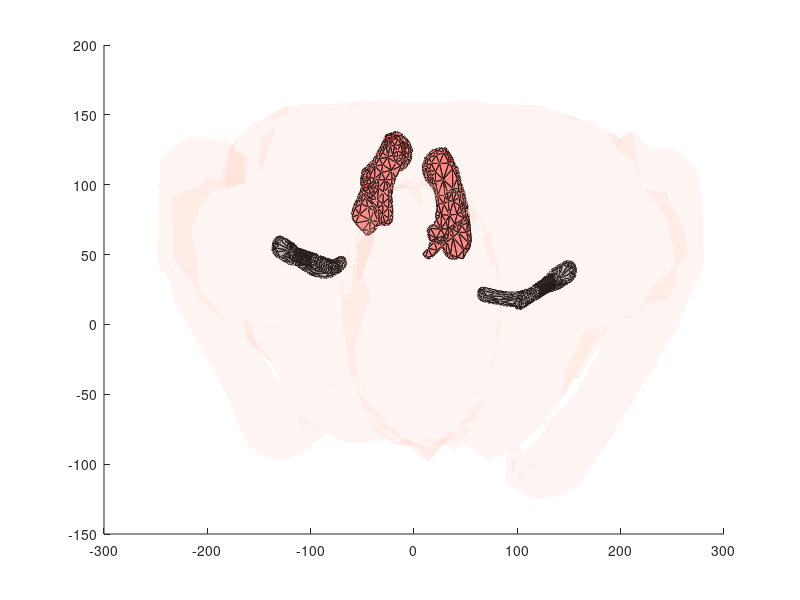

Write the MATLAB code that produced this figure. (Note: this script raises an error after producing the figure.)
clear all; clc; warning off; 
%   Full-body viewer (bones only) for the VHP model of 01/15/2015
%   Implant #1
%
%   Low-Frequency Electromagnetic Modeling for Electrical and Biological
%   Systems Using MATLAB, Sergey N. Makarov, Gregory M. Noetscher, and Ara
%   Nazarian, Wiley, New York, 2015, 1st ed.
%   Find edges (indexes) attached to every triangle (Nx3 array)

count = 0;
scrsz = get(0, 'ScreenSize');
a = figure('Position', [scrsz(4)/10 scrsz(4)/10 scrsz(3)/1.2 scrsz(4)/1.2]);

%%%%%%%%%%%%%%%%%%%%%%%%%%%%%%%%%%%%%%%%%%% 
load('implant_L_left.mat');
PP = P';
tt = t';
Xshape = reshape(PP(1, tt(1:3,:)),[3,size(tt,2)]);
Yshape = reshape(PP(2, tt(1:3,:)),[3,size(tt,2)]);
Zshape = reshape(PP(3, tt(1:3,:)),[3,size(tt,2)]);
patch(Xshape, Yshape, Zshape, [1 0.75 0.65], 'EdgeColor', 'k', 'FaceAlpha', 1.0,'FaceColor', [0.7 0.7 0.7]);
count = count + size(t,1);
%%%%%%%%%%%%%%%%%%%%%%%%%%%%%%%%%%%%%%%%%%%%%
load('implant_L_right');
PP = P';
tt = t';
Xshape = reshape(PP(1, tt(1:3,:)),[3,size(tt,2)]);
Yshape = reshape(PP(2, tt(1:3,:)),[3,size(tt,2)]);
Zshape = reshape(PP(3, tt(1:3,:)),[3,size(tt,2)]);
patch(Xshape, Yshape, Zshape, [1 0.75 0.65], 'EdgeColor', 'k', 'FaceAlpha', 1.0,'FaceColor', [0.7 0.7 0.7]);
count = count + size(t,1);
%%%%%%%%%%%%%%%%%%%%%%%%%%%%%%%%%%%%%%%%%%%%

%%%%%%%%%%%%%%%%%%%%%%%%%%%%%%%%%%%%%%%%%%% 
load('VHP_Calcaneous_left_M.mat');
PP = P';
tt = t';
Xshape = reshape(PP(1, tt(1:3,:)),[3,size(tt,2)]);
Yshape = reshape(PP(2, tt(1:3,:)),[3,size(tt,2)]);
Zshape = reshape(PP(3, tt(1:3,:)),[3,size(tt,2)]);
patch(Xshape, Yshape, Zshape, [1 0.75 0.65], 'EdgeColor', 'k', 'FaceAlpha', 0.5,'FaceColor', [1 0 0]);
count = count + size(t,1);
%%%%%%%%%%%%%%%%%%%%%%%%%%%%%%%%%%%%%%%%%%%%%
load('VHP_Calcaneous_right_M.mat');
PP = P';
tt = t';
Xshape = reshape(PP(1, tt(1:3,:)),[3,size(tt,2)]);
Yshape = reshape(PP(2, tt(1:3,:)),[3,size(tt,2)]);
Zshape = reshape(PP(3, tt(1:3,:)),[3,size(tt,2)]);
patch(Xshape, Yshape, Zshape, [1 0.75 0.65], 'EdgeColor', 'k', 'FaceAlpha', 0.5,'FaceColor', [1 0 0]);
count = count + size(t,1);
%%%%%%%%%%%%%%%%%%%%%%%%%%%%%%%%%%%%%%%%%%%%
load('VHP_Average_body.mat');
PP = P';
tt = t';
Xshape = reshape(PP(1, tt(1:3,:)),[3,size(tt,2)]);
Yshape = reshape(PP(2, tt(1:3,:)),[3,size(tt,2)]);
Zshape = reshape(PP(3, tt(1:3,:)),[3,size(tt,2)]);
patch(Xshape, Yshape, Zshape, [1 0.75 0.65], 'EdgeColor', 'none', 'FaceAlpha', 0.15,'FaceColor', [1 0.75 0.65]);
count = count + size(t,1);
%%%%%%%%%%%%%%%%%%%%%%%%%%%%%%%%%%%%%%%%%%%%%
load('VHP_Feet1Phalange_left_M.mat');
PP = P';
tt = t';
Xshape = reshape(PP(1, tt(1:3,:)),[3,size(tt,2)]);
Yshape = reshape(PP(2, tt(1:3,:)),[3,size(tt,2)]);
Zshape = reshape(PP(3, tt(1:3,:)),[3,size(tt,2)]);
patch(Xshape, Yshape, Zshape, [1 0.75 0.65], 'EdgeColor', 'k', 'FaceAlpha', 1,'FaceColor', [0.87 0.49 0]);
count = count + size(t,1);
%%%%%%%%%%%%%%%%%%%%%%%%%%%%%%%%%%%%%%%%%%%%%
load('VHP_Feet2Phalange_left_M.mat');
PP = P';
tt = t';
Xshape = reshape(PP(1, tt(1:3,:)),[3,size(tt,2)]);
Yshape = reshape(PP(2, tt(1:3,:)),[3,size(tt,2)]);
Zshape = reshape(PP(3, tt(1:3,:)),[3,size(tt,2)]);
patch(Xshape, Yshape, Zshape, [1 0.75 0.65], 'EdgeColor', 'k', 'FaceAlpha', 1,'FaceColor', [0.87 0.49 0]);
count = count + size(t,1);
%%%%%%%%%%%%%%%%%%%%%%%%%%%%%%%%%%%%%%%%%%%%%
load('VHP_Feet3Phalange_left_M.mat');
PP = P';
tt = t';
Xshape = reshape(PP(1, tt(1:3,:)),[3,size(tt,2)]);
Yshape = reshape(PP(2, tt(1:3,:)),[3,size(tt,2)]);
Zshape = reshape(PP(3, tt(1:3,:)),[3,size(tt,2)]);
patch(Xshape, Yshape, Zshape, [1 0.75 0.65], 'EdgeColor', 'k', 'FaceAlpha', 1,'FaceColor', [0.87 0.49 0]);
count = count + size(t,1);
%%%%%%%%%%%%%%%%%%%%%%%%%%%%%%%%%%%%%%%%%%%%%
load('VHP_Feet4Phalange_left_M.mat');
PP = P';
tt = t';
Xshape = reshape(PP(1, tt(1:3,:)),[3,size(tt,2)]);
Yshape = reshape(PP(2, tt(1:3,:)),[3,size(tt,2)]);
Zshape = reshape(PP(3, tt(1:3,:)),[3,size(tt,2)]);
patch(Xshape, Yshape, Zshape, [1 0.75 0.65], 'EdgeColor', 'k', 'FaceAlpha', 1,'FaceColor', [0.87 0.49 0]);
count = count + size(t,1);
%%%%%%%%%%%%%%%%%%%%%%%%%%%%%%%%%%%%%%%%%%%%%
load('VHP_Feet5Phalange_left_M.mat');
PP = P';
tt = t';
Xshape = reshape(PP(1, tt(1:3,:)),[3,size(tt,2)]);
Yshape = reshape(PP(2, tt(1:3,:)),[3,size(tt,2)]);
Zshape = reshape(PP(3, tt(1:3,:)),[3,size(tt,2)]);
patch(Xshape, Yshape, Zshape, [1 0.75 0.65], 'EdgeColor', 'k', 'FaceAlpha', 1,'FaceColor', [0.87 0.49 0]);
count = count + size(t,1);
%%%%%%%%%%%%%%%%%%%%%%%%%%%%%%%%%%%%%%%%%%%%%
load('VHP_Feet1Phalange_right_M.mat');
PP = P';
tt = t';
Xshape = reshape(PP(1, tt(1:3,:)),[3,size(tt,2)]);
Yshape = reshape(PP(2, tt(1:3,:)),[3,size(tt,2)]);
Zshape = reshape(PP(3, tt(1:3,:)),[3,size(tt,2)]);
patch(Xshape, Yshape, Zshape, [1 0.75 0.65], 'EdgeColor', 'k', 'FaceAlpha', 1,'FaceColor', [0.87 0.49 0]);
count = count + size(t,1);
%%%%%%%%%%%%%%%%%%%%%%%%%%%%%%%%%%%%%%%%%%%%%
load('VHP_Feet2Phalange_right_M.mat');
PP = P';
tt = t';
Xshape = reshape(PP(1, tt(1:3,:)),[3,size(tt,2)]);
Yshape = reshape(PP(2, tt(1:3,:)),[3,size(tt,2)]);
Zshape = reshape(PP(3, tt(1:3,:)),[3,size(tt,2)]);
patch(Xshape, Yshape, Zshape, [1 0.75 0.65], 'EdgeColor', 'k', 'FaceAlpha', 1,'FaceColor', [0.87 0.49 0]);
count = count + size(t,1);
%%%%%%%%%%%%%%%%%%%%%%%%%%%%%%%%%%%%%%%%%%%%%
load('VHP_Feet3Phalange_right_M.mat');
PP = P';
tt = t';
Xshape = reshape(PP(1, tt(1:3,:)),[3,size(tt,2)]);
Yshape = reshape(PP(2, tt(1:3,:)),[3,size(tt,2)]);
Zshape = reshape(PP(3, tt(1:3,:)),[3,size(tt,2)]);
patch(Xshape, Yshape, Zshape, [1 0.75 0.65], 'EdgeColor', 'k', 'FaceAlpha', 1,'FaceColor', [0.87 0.49 0]);
count = count + size(t,1);
%%%%%%%%%%%%%%%%%%%%%%%%%%%%%%%%%%%%%%%%%%%%%
load('VHP_Feet4Phalange_right_M.mat');
PP = P';
tt = t';
Xshape = reshape(PP(1, tt(1:3,:)),[3,size(tt,2)]);
Yshape = reshape(PP(2, tt(1:3,:)),[3,size(tt,2)]);
Zshape = reshape(PP(3, tt(1:3,:)),[3,size(tt,2)]);
patch(Xshape, Yshape, Zshape, [1 0.75 0.65], 'EdgeColor', 'k', 'FaceAlpha', 1,'FaceColor', [0.87 0.49 0]);
count = count + size(t,1);
%%%%%%%%%%%%%%%%%%%%%%%%%%%%%%%%%%%%%%%%%%%%%
load('VHP_Feet5Phalange_right_M.mat');
PP = P';
tt = t';
Xshape = reshape(PP(1, tt(1:3,:)),[3,size(tt,2)]);
Yshape = reshape(PP(2, tt(1:3,:)),[3,size(tt,2)]);
Zshape = reshape(PP(3, tt(1:3,:)),[3,size(tt,2)]);
patch(Xshape, Yshape, Zshape, [1 0.75 0.65], 'EdgeColor', 'k', 'FaceAlpha', 1,'FaceColor', [0.87 0.49 0]);
count = count + size(t,1);
%%%%%%%%%%%%%%%%%%%%%%%%%%%%%%%%%%%%%%%%%%%%%%%%
load('VHP_Femur_left_M.mat');
PP = P';
tt = t';
Xshape = reshape(PP(1, tt(1:3,:)),[3,size(tt,2)]);
Yshape = reshape(PP(2, tt(1:3,:)),[3,size(tt,2)]);
Zshape = reshape(PP(3, tt(1:3,:)),[3,size(tt,2)]);
patch(Xshape, Yshape, Zshape, [1 0.75 0.65], 'EdgeColor', 'none', 'FaceAlpha', 0.2,'FaceColor', [1 0 0]);
count = count + size(t,1);
%%%%%%%%%%%%%%%%%%%%%%%%%%%%%%%%%%%%%%%%%%%%%%%%
load('VHP_Femur_right_M.mat');
PP = P';
tt = t';
Xshape = reshape(PP(1, tt(1:3,:)),[3,size(tt,2)]);
Yshape = reshape(PP(2, tt(1:3,:)),[3,size(tt,2)]);
Zshape = reshape(PP(3, tt(1:3,:)),[3,size(tt,2)]);
patch(Xshape, Yshape, Zshape, [1 0.75 0.65], 'EdgeColor', 'none', 'FaceAlpha', 0.2,'FaceColor', [1 0 0]);
count = count + size(t,1);
%%%%%%%%%%%%%%%%%%%%%%%%%%%%%%%%%%%%%%
load('VHP_Fibula_left_M.mat');
PP = P';
tt = t';
Xshape = reshape(PP(1, tt(1:3,:)),[3,size(tt,2)]);
Yshape = reshape(PP(2, tt(1:3,:)),[3,size(tt,2)]);
Zshape = reshape(PP(3, tt(1:3,:)),[3,size(tt,2)]);
patch(Xshape, Yshape, Zshape, [1 0.75 0.65], 'EdgeColor', 'k', 'FaceAlpha', 1,'FaceColor', [1 0 0]);
count = count + size(t,1);
%%%%%%%%%%%%%%%%%%%%%%%%%%%%%%%%%%%%%%%%%
load('VHP_Fibula_right_M.mat');
PP = P';
tt = t';
Xshape = reshape(PP(1, tt(1:3,:)),[3,size(tt,2)]);
Yshape = reshape(PP(2, tt(1:3,:)),[3,size(tt,2)]);
Zshape = reshape(PP(3, tt(1:3,:)),[3,size(tt,2)]);
patch(Xshape, Yshape, Zshape, [1 0.75 0.65], 'EdgeColor', 'k', 'FaceAlpha', 1,'FaceColor', [1 0 0]);
count = count + size(t,1);
%%%%%%%%%%%%%%%%%%%%%%%%%%%%%%%%%%%%%%%%%%%%%
load('VHP_Hands1Phalange_left_M.mat');
PP = P';
tt = t';
Xshape = reshape(PP(1, tt(1:3,:)),[3,size(tt,2)]);
Yshape = reshape(PP(2, tt(1:3,:)),[3,size(tt,2)]);
Zshape = reshape(PP(3, tt(1:3,:)),[3,size(tt,2)]);
patch(Xshape, Yshape, Zshape, [1 0.75 0.65], 'EdgeColor', 'k', 'FaceAlpha', 1,'FaceColor', [0.87 0.49 0]);
count = count + size(t,1);
%%%%%%%%%%%%%%%%%%%%%%%%%%%%%%%%%%%%%%%%%%%%%
load('VHP_Hands2Phalange_left_M.mat');
PP = P';
tt = t';
Xshape = reshape(PP(1, tt(1:3,:)),[3,size(tt,2)]);
Yshape = reshape(PP(2, tt(1:3,:)),[3,size(tt,2)]);
Zshape = reshape(PP(3, tt(1:3,:)),[3,size(tt,2)]);
patch(Xshape, Yshape, Zshape, [1 0.75 0.65], 'EdgeColor', 'k', 'FaceAlpha', 1,'FaceColor', [0.87 0.49 0]);
count = count + size(t,1);
%%%%%%%%%%%%%%%%%%%%%%%%%%%%%%%%%%%%%%%%%%%%%
load('VHP_Hands3Phalange_left_M.mat');
PP = P';
tt = t';
Xshape = reshape(PP(1, tt(1:3,:)),[3,size(tt,2)]);
Yshape = reshape(PP(2, tt(1:3,:)),[3,size(tt,2)]);
Zshape = reshape(PP(3, tt(1:3,:)),[3,size(tt,2)]);
patch(Xshape, Yshape, Zshape, [1 0.75 0.65], 'EdgeColor', 'k', 'FaceAlpha', 1,'FaceColor', [0.87 0.49 0]);
count = count + size(t,1);
%%%%%%%%%%%%%%%%%%%%%%%%%%%%%%%%%%%%%%%%%%%%%
load('VHP_Hands4Phalange_left_M.mat');
PP = P';
tt = t';
Xshape = reshape(PP(1, tt(1:3,:)),[3,size(tt,2)]);
Yshape = reshape(PP(2, tt(1:3,:)),[3,size(tt,2)]);
Zshape = reshape(PP(3, tt(1:3,:)),[3,size(tt,2)]);
patch(Xshape, Yshape, Zshape, [1 0.75 0.65], 'EdgeColor', 'k', 'FaceAlpha', 1,'FaceColor', [0.87 0.49 0]);
count = count + size(t,1);
%%%%%%%%%%%%%%%%%%%%%%%%%%%%%%%%%%%%%%%%%%%%%
load('VHP_Hands5Phalange_left_M.mat');
PP = P';
tt = t';
Xshape = reshape(PP(1, tt(1:3,:)),[3,size(tt,2)]);
Yshape = reshape(PP(2, tt(1:3,:)),[3,size(tt,2)]);
Zshape = reshape(PP(3, tt(1:3,:)),[3,size(tt,2)]);
patch(Xshape, Yshape, Zshape, [1 0.75 0.65], 'EdgeColor', 'k', 'FaceAlpha', 1,'FaceColor', [0.87 0.49 0]);
count = count + size(t,1);
%%%%%%%%%%%%%%%%%%%%%%%%%%%%%%%%%%%%%%%%%%%%%
load('VHP_Hands1Phalange_right_M.mat');
PP = P';
tt = t';
Xshape = reshape(PP(1, tt(1:3,:)),[3,size(tt,2)]);
Yshape = reshape(PP(2, tt(1:3,:)),[3,size(tt,2)]);
Zshape = reshape(PP(3, tt(1:3,:)),[3,size(tt,2)]);
patch(Xshape, Yshape, Zshape, [1 0.75 0.65], 'EdgeColor', 'k', 'FaceAlpha', 1,'FaceColor', [0.87 0.49 0]);
count = count + size(t,1);
%%%%%%%%%%%%%%%%%%%%%%%%%%%%%%%%%%%%%%%%%%%%%
load('VHP_Hands2Phalange_right_M.mat');
PP = P';
tt = t';
Xshape = reshape(PP(1, tt(1:3,:)),[3,size(tt,2)]);
Yshape = reshape(PP(2, tt(1:3,:)),[3,size(tt,2)]);
Zshape = reshape(PP(3, tt(1:3,:)),[3,size(tt,2)]);
patch(Xshape, Yshape, Zshape, [1 0.75 0.65], 'EdgeColor', 'k', 'FaceAlpha', 1,'FaceColor', [0.87 0.49 0]);
count = count + size(t,1);
%%%%%%%%%%%%%%%%%%%%%%%%%%%%%%%%%%%%%%%%%%%%%
load('VHP_Hands3Phalange_right_M.mat');
PP = P';
tt = t';
Xshape = reshape(PP(1, tt(1:3,:)),[3,size(tt,2)]);
Yshape = reshape(PP(2, tt(1:3,:)),[3,size(tt,2)]);
Zshape = reshape(PP(3, tt(1:3,:)),[3,size(tt,2)]);
patch(Xshape, Yshape, Zshape, [1 0.75 0.65], 'EdgeColor', 'k', 'FaceAlpha', 1,'FaceColor', [0.87 0.49 0]);
count = count + size(t,1);
%%%%%%%%%%%%%%%%%%%%%%%%%%%%%%%%%%%%%%%%%%%%%
load('VHP_Hands4Phalange_right_M.mat');
PP = P';
tt = t';
Xshape = reshape(PP(1, tt(1:3,:)),[3,size(tt,2)]);
Yshape = reshape(PP(2, tt(1:3,:)),[3,size(tt,2)]);
Zshape = reshape(PP(3, tt(1:3,:)),[3,size(tt,2)]);
patch(Xshape, Yshape, Zshape, [1 0.75 0.65], 'EdgeColor', 'k', 'FaceAlpha', 1,'FaceColor', [0.87 0.49 0]);
count = count + size(t,1);
%%%%%%%%%%%%%%%%%%%%%%%%%%%%%%%%%%%%%%%%%%%%%
load('VHP_Hands5Phalange_right_M.mat');
PP = P';
tt = t';
Xshape = reshape(PP(1, tt(1:3,:)),[3,size(tt,2)]);
Yshape = reshape(PP(2, tt(1:3,:)),[3,size(tt,2)]);
Zshape = reshape(PP(3, tt(1:3,:)),[3,size(tt,2)]);
patch(Xshape, Yshape, Zshape, [1 0.75 0.65], 'EdgeColor', 'k', 'FaceAlpha', 1,'FaceColor', [0.87 0.49 0]);
count = count + size(t,1);
%%%%%%%%%%%%%%%%%%%%%%%%%%%%%%%%%%%%%%%%%%%%%%%%
load('VHP_Humerus_left_M.mat');
PP = P';
tt = t';
Xshape = reshape(PP(1, tt(1:3,:)),[3,size(tt,2)]);
Yshape = reshape(PP(2, tt(1:3,:)),[3,size(tt,2)]);
Zshape = reshape(PP(3, tt(1:3,:)),[3,size(tt,2)]);
patch(Xshape, Yshape, Zshape, [1 0.75 0.65], 'EdgeColor', 'k', 'FaceAlpha', 1,'FaceColor', [1 0 0]);
count = count + size(t,1);
%%%%%%%%%%%%%%%%%%%%%%%%%%%%%%%%%%%%%%%%%%%%%%%%
load('VHP_Humerus_right_M.mat');
PP = P';
tt = t';
Xshape = reshape(PP(1, tt(1:3,:)),[3,size(tt,2)]);
Yshape = reshape(PP(2, tt(1:3,:)),[3,size(tt,2)]);
Zshape = reshape(PP(3, tt(1:3,:)),[3,size(tt,2)]);
patch(Xshape, Yshape, Zshape, [1 0.75 0.65], 'EdgeColor', 'k', 'FaceAlpha', 1,'FaceColor', [1 0 0]);
count = count + size(t,1);
%%%%%%%%%%%%%%%%%%%%%%%%%%%%%%%%%%%%%%%%%%%%%%%%
load('VHP_Jaw_M.mat');
PP = P';
tt = t';
Xshape = reshape(PP(1, tt(1:3,:)),[3,size(tt,2)]);
Yshape = reshape(PP(2, tt(1:3,:)),[3,size(tt,2)]);
Zshape = reshape(PP(3, tt(1:3,:)),[3,size(tt,2)]);
patch(Xshape, Yshape, Zshape, [1 0.75 0.65], 'EdgeColor', 'k', 'FaceAlpha', 1,'FaceColor', [0.87 0.49 0]);
count = count + size(t,1);
%%%%%%%%%%%%%%%%%%%%%%%%%%%%%%%%%%%%%%%%%%%%%%%% 
load('VHP_Navicular_left_M.mat');
PP = P';
tt = t';
Xshape = reshape(PP(1, tt(1:3,:)),[3,size(tt,2)]);
Yshape = reshape(PP(2, tt(1:3,:)),[3,size(tt,2)]);
Zshape = reshape(PP(3, tt(1:3,:)),[3,size(tt,2)]);
patch(Xshape, Yshape, Zshape, [1 0.75 0.65], 'EdgeColor', 'k', 'FaceAlpha', 1.0,'FaceColor', [0.87 0.49 0]);
count = count + size(t,1);
%%%%%%%%%%%%%%%%%%%%%%%%%%%%%%%%%%%%%%%%%%%%%%%%
load('VHP_Navicular_right_M.mat');
PP = P';
tt = t';
Xshape = reshape(PP(1, tt(1:3,:)),[3,size(tt,2)]);
Yshape = reshape(PP(2, tt(1:3,:)),[3,size(tt,2)]);
Zshape = reshape(PP(3, tt(1:3,:)),[3,size(tt,2)]);
patch(Xshape, Yshape, Zshape, [1 0.75 0.65], 'EdgeColor', 'k', 'FaceAlpha', 1.0,'FaceColor', [0.87 0.49 0]);
count = count + size(t,1);
%%%%%%%%%%%%%%%%%%%%%%%%%%%%%%%%%%
load('VHP_Patella_left_M.mat');
PP = P';
tt = t';
Xshape = reshape(PP(1, tt(1:3,:)),[3,size(tt,2)]);
Yshape = reshape(PP(2, tt(1:3,:)),[3,size(tt,2)]);
Zshape = reshape(PP(3, tt(1:3,:)),[3,size(tt,2)]);
patch(Xshape, Yshape, Zshape, [1 0.75 0.65], 'EdgeColor', 'k', 'FaceAlpha', 1,'FaceColor', [0.87 0.49 0]);
count = count + size(t,1);
%%%%%%%%%%%%%%%%%%%%%%%%%%%%%%%%%%%
load('VHP_Patella_right_M.mat');
PP = P';
tt = t';
Xshape = reshape(PP(1, tt(1:3,:)),[3,size(tt,2)]);
Yshape = reshape(PP(2, tt(1:3,:)),[3,size(tt,2)]);
Zshape = reshape(PP(3, tt(1:3,:)),[3,size(tt,2)]);
patch(Xshape, Yshape, Zshape, [1 0.75 0.65], 'EdgeColor', 'k', 'FaceAlpha', 1,'FaceColor', [0.87 0.49 0]);
count = count + size(t,1);
%%%%%%%%%%%%%%%%%%%%%%%%%%%%%%%%%%%%%%%%%%%%%%%%
load('VHP_Pelvic_Girdle_M.mat');   % for pelvic girdle
PP = P';
tt = t';
Xshape = reshape(PP(1, tt(1:3,:)),[3,size(tt,2)]);
Yshape = reshape(PP(2, tt(1:3,:)),[3,size(tt,2)]);
Zshape = reshape(PP(3, tt(1:3,:)),[3,size(tt,2)]);
patch(Xshape, Yshape, Zshape, [1 0.75 0.65], 'EdgeColor', 'k', 'FaceAlpha', 0.8,'FaceColor', [1 0 0]);
count = count + size(t,1);
%%%%%%%%%%%%%%%%%%%%%%%%%%%%%%%%%%%%%%%%%%%%%%%%
load('VHP_Ribs_left11_M.mat');
PP = P';
tt = t';
Xshape = reshape(PP(1, tt(1:3,:)),[3,size(tt,2)]);
Yshape = reshape(PP(2, tt(1:3,:)),[3,size(tt,2)]);
Zshape = reshape(PP(3, tt(1:3,:)),[3,size(tt,2)]);
patch(Xshape, Yshape, Zshape, [1 0.75 0.65], 'EdgeColor', 'k', 'FaceAlpha', 1,'FaceColor', [0.87 0.49 0]);
count = count + size(t,1);
%%%%%%%%%%%%%%%%%%%%%%%%%%%%%%%%%%%%%%%%%%%%%%%%
load('VHP_Ribs_left12_M.mat');
PP = P';
tt = t';
Xshape = reshape(PP(1, tt(1:3,:)),[3,size(tt,2)]);
Yshape = reshape(PP(2, tt(1:3,:)),[3,size(tt,2)]);
Zshape = reshape(PP(3, tt(1:3,:)),[3,size(tt,2)]);
patch(Xshape, Yshape, Zshape, [1 0.75 0.65], 'EdgeColor', 'k', 'FaceAlpha', 1,'FaceColor', [0.87 0.49 0]);
count = count + size(t,1);
%%%%%%%%%%%%%%%%%%%%%%%%%%%%%%%%%%%%%%%%%%%%%%%%
load('VHP_Ribs_right10_M.mat');
PP = P';
tt = t';
Xshape = reshape(PP(1, tt(1:3,:)),[3,size(tt,2)]);
Yshape = reshape(PP(2, tt(1:3,:)),[3,size(tt,2)]);
Zshape = reshape(PP(3, tt(1:3,:)),[3,size(tt,2)]);
patch(Xshape, Yshape, Zshape, [1 0.75 0.65], 'EdgeColor', 'k', 'FaceAlpha', 1,'FaceColor', [0.87 0.49 0]);
count = count + size(t,1);
%%%%%%%%%%%%%%%%%%%%%%%%%%%%%%%%%%%%%%%%%%%%%%%%
load('VHP_Ribs_right11_M.mat');
PP = P';
tt = t';
Xshape = reshape(PP(1, tt(1:3,:)),[3,size(tt,2)]);
Yshape = reshape(PP(2, tt(1:3,:)),[3,size(tt,2)]);
Zshape = reshape(PP(3, tt(1:3,:)),[3,size(tt,2)]);
patch(Xshape, Yshape, Zshape, [1 0.75 0.65], 'EdgeColor', 'k', 'FaceAlpha', 1,'FaceColor', [0.87 0.49 0]);
count = count + size(t,1);
%%%%%%%%%%%%%%%%%%%%%%%%%%%%%%%%%%%%%%%%%%%%%%%%
load('VHP_Ribs_right12_M.mat');
PP = P';
tt = t';
Xshape = reshape(PP(1, tt(1:3,:)),[3,size(tt,2)]);
Yshape = reshape(PP(2, tt(1:3,:)),[3,size(tt,2)]);
Zshape = reshape(PP(3, tt(1:3,:)),[3,size(tt,2)]);
patch(Xshape, Yshape, Zshape, [1 0.75 0.65], 'EdgeColor', 'k', 'FaceAlpha', 1,'FaceColor', [0.87 0.49 0]);
count = count + size(t,1);
%%%%%%%%%%%%%%%%%%%%%%%%%%%%%%%%%%%%%%%%%%%%%%%%
load('VHP_Ribs_Cartilage_M.mat');
PP = P';
tt = t';
Xshape = reshape(PP(1, tt(1:3,:)),[3,size(tt,2)]);
Yshape = reshape(PP(2, tt(1:3,:)),[3,size(tt,2)]);
Zshape = reshape(PP(3, tt(1:3,:)),[3,size(tt,2)]);
patch(Xshape, Yshape, Zshape, [1 0.75 0.65], 'EdgeColor', 'k', 'FaceAlpha', 1,'FaceColor', [0.87 0.49 0]);
count = count + size(t,1);
%%%%%%%%%%%%%%%%%%%%%%%%%%%%%%%%%%%%%%%%%%%%%%%%
load('VHP_Scapula_left_M.mat');
PP = P';
tt = t';
Xshape = reshape(PP(1, tt(1:3,:)),[3,size(tt,2)]);
Yshape = reshape(PP(2, tt(1:3,:)),[3,size(tt,2)]);
Zshape = reshape(PP(3, tt(1:3,:)),[3,size(tt,2)]);
patch(Xshape, Yshape, Zshape, [1 0.75 0.65], 'EdgeColor', 'k', 'FaceAlpha', 1,'FaceColor', [1 0 0]);
count = count + size(t,1);
%%%%%%%%%%%%%%%%%%%%%%%%%%%%%%%%%%%%%%%%%%%%%%%%
load('VHP_Scapula_right_M.mat');
PP = P';
tt = t';
Xshape = reshape(PP(1, tt(1:3,:)),[3,size(tt,2)]);
Yshape = reshape(PP(2, tt(1:3,:)),[3,size(tt,2)]);
Zshape = reshape(PP(3, tt(1:3,:)),[3,size(tt,2)]);
patch(Xshape, Yshape, Zshape, [1 0.75 0.65], 'EdgeColor', 'k', 'FaceAlpha', 1,'FaceColor', [1 0 0]);
count = count + size(t,1);
%%%%%%%%%%%%%%%%%%%%%%%%%%%%%%%%%%%%%%%%%%%%%%%
load('VHP_Skin.mat');
PP = P';
tt = t';
Xshape = reshape(PP(1, tt(1:3,:)),[3,size(tt,2)]);
Yshape = reshape(PP(2, tt(1:3,:)),[3,size(tt,2)]);
Zshape = reshape(PP(3, tt(1:3,:)),[3,size(tt,2)]);
patch(Xshape, Yshape, Zshape, [1 0.75 0.65], 'EdgeColor', 'none', 'FaceAlpha', 0.15,'FaceColor', [1 0.75 0.65]);
count = count + size(t,1);
%%%%%%%%%%%%%%%%%%%%%%%%%%%%%%%%%%%%%%%%%%%%%
load('VHP_Skull.mat');
PP = P';
tt = t';
Xshape = reshape(PP(1, tt(1:3,:)),[3,size(tt,2)]);
Yshape = reshape(PP(2, tt(1:3,:)),[3,size(tt,2)]);
Zshape = reshape(PP(3, tt(1:3,:)),[3,size(tt,2)]);
patch(Xshape, Yshape, Zshape, [1 0.75 0.65], 'EdgeColor', 'k', 'FaceAlpha', 1.0,'FaceColor', 'r');
count = count + size(t,1);
%%%%%%%%%%%%%%%%%%%%%%%%%%%%%%%%%%%%%%%%%%%%%%%%
load('VHP_Spine_M.mat');
PP = P';
tt = t';
Xshape = reshape(PP(1, tt(1:3,:)),[3,size(tt,2)]);
Yshape = reshape(PP(2, tt(1:3,:)),[3,size(tt,2)]);
Zshape = reshape(PP(3, tt(1:3,:)),[3,size(tt,2)]);
patch(Xshape, Yshape, Zshape, [1 0.75 0.65], 'EdgeColor', 'k', 'FaceAlpha', 1,'FaceColor', [1 0 0]);
count = count + size(t,1);
%%%%%%%%%%%%%%%%%%%%%%%%%%%%%%%%%%%%%%%%%%%%%%%% 
load('VHP_Talus_left_M.mat');
PP = P';
tt = t';
Xshape = reshape(PP(1, tt(1:3,:)),[3,size(tt,2)]);
Yshape = reshape(PP(2, tt(1:3,:)),[3,size(tt,2)]);
Zshape = reshape(PP(3, tt(1:3,:)),[3,size(tt,2)]);
patch(Xshape, Yshape, Zshape, [1 0.75 0.65], 'EdgeColor', 'k', 'FaceAlpha', 1,'FaceColor', [0.87 0.49 0]);
count = count + size(t,1);
%%%%%%%%%%%%%%%%%%%%%%%%%%%%%%%%%%%%%%%%%%%%%%%%
load('VHP_Talus_right_M.mat');
PP = P';
tt = t';
Xshape = reshape(PP(1, tt(1:3,:)),[3,size(tt,2)]);
Yshape = reshape(PP(2, tt(1:3,:)),[3,size(tt,2)]);
Zshape = reshape(PP(3, tt(1:3,:)),[3,size(tt,2)]);
patch(Xshape, Yshape, Zshape, [1 0.75 0.65], 'EdgeColor', 'k', 'FaceAlpha', 1,'FaceColor', [0.87 0.49 0]);
count = count + size(t,1);
%%%%%%%%%%%%%%%%%%%%%%%%%%%%%%%%%%%%%%%%%%%%%%%%
load('VHP_Teeth_lower17_M.mat');
PP = P';
tt = t';
Xshape = reshape(PP(1, tt(1:3,:)),[3,size(tt,2)]);
Yshape = reshape(PP(2, tt(1:3,:)),[3,size(tt,2)]);
Zshape = reshape(PP(3, tt(1:3,:)),[3,size(tt,2)]);
patch(Xshape, Yshape, Zshape, [1 0.75 0.65], 'EdgeColor', 'k', 'FaceAlpha', 1,'FaceColor', [1 0 0]);
count = count + size(t,1);
%%%%%%%%%%%%%%%%%%%%%%%%%%%%%%%%%%%%%%%%%%%%%%%%
load('VHP_Teeth_lower18_M.mat');
PP = P';
tt = t';
Xshape = reshape(PP(1, tt(1:3,:)),[3,size(tt,2)]);
Yshape = reshape(PP(2, tt(1:3,:)),[3,size(tt,2)]);
Zshape = reshape(PP(3, tt(1:3,:)),[3,size(tt,2)]);
patch(Xshape, Yshape, Zshape, [1 0.75 0.65], 'EdgeColor', 'k', 'FaceAlpha', 1,'FaceColor', [1 0 0]);
count = count + size(t,1);
%%%%%%%%%%%%%%%%%%%%%%%%%%%%%%%%%%%%%%%%%%%%%%%%
load('VHP_Teeth_lower19_M.mat');
PP = P';
tt = t';
Xshape = reshape(PP(1, tt(1:3,:)),[3,size(tt,2)]);
Yshape = reshape(PP(2, tt(1:3,:)),[3,size(tt,2)]);
Zshape = reshape(PP(3, tt(1:3,:)),[3,size(tt,2)]);
patch(Xshape, Yshape, Zshape, [1 0.75 0.65], 'EdgeColor', 'k', 'FaceAlpha', 1,'FaceColor', [1 0 0]);
count = count + size(t,1);
%%%%%%%%%%%%%%%%%%%%%%%%%%%%%%%%%%%%%%%%%%%%%%%%
load('VHP_Teeth_lower28_M.mat');
PP = P';
tt = t';
Xshape = reshape(PP(1, tt(1:3,:)),[3,size(tt,2)]);
Yshape = reshape(PP(2, tt(1:3,:)),[3,size(tt,2)]);
Zshape = reshape(PP(3, tt(1:3,:)),[3,size(tt,2)]);
patch(Xshape, Yshape, Zshape, [1 0.75 0.65], 'EdgeColor', 'k', 'FaceAlpha', 1,'FaceColor', [1 0 0]);
count = count + size(t,1);
%%%%%%%%%%%%%%%%%%%%%%%%%%%%%%%%%%%%%%%%%%%%%%%%
load('VHP_Teeth_lower29_M.mat');
PP = P';
tt = t';
Xshape = reshape(PP(1, tt(1:3,:)),[3,size(tt,2)]);
Yshape = reshape(PP(2, tt(1:3,:)),[3,size(tt,2)]);
Zshape = reshape(PP(3, tt(1:3,:)),[3,size(tt,2)]);
patch(Xshape, Yshape, Zshape, [1 0.75 0.65], 'EdgeColor', 'k', 'FaceAlpha', 1,'FaceColor', [1 0 0]);
count = count + size(t,1);
%%%%%%%%%%%%%%%%%%%%%%%%%%%%%%%%%%%%%%%%%%%%%%%%
load('VHP_Teeth_lower30_M.mat');
PP = P';
tt = t';
Xshape = reshape(PP(1, tt(1:3,:)),[3,size(tt,2)]);
Yshape = reshape(PP(2, tt(1:3,:)),[3,size(tt,2)]);
Zshape = reshape(PP(3, tt(1:3,:)),[3,size(tt,2)]);
patch(Xshape, Yshape, Zshape, [1 0.75 0.65], 'EdgeColor', 'k', 'FaceAlpha', 1,'FaceColor', [1 0 0]);
count = count + size(t,1);
%%%%%%%%%%%%%%%%%%%%%%%%%%%%%%%%%%%%%%%%%%%%%%%%
load('VHP_Teeth_lower31_M.mat');
PP = P';
tt = t';
Xshape = reshape(PP(1, tt(1:3,:)),[3,size(tt,2)]);
Yshape = reshape(PP(2, tt(1:3,:)),[3,size(tt,2)]);
Zshape = reshape(PP(3, tt(1:3,:)),[3,size(tt,2)]);
patch(Xshape, Yshape, Zshape, [1 0.75 0.65], 'EdgeColor', 'k', 'FaceAlpha', 1,'FaceColor', [1 0 0]);
count = count + size(t,1);
%%%%%%%%%%%%%%%%%%%%%%%%%%%%%%%%%%%%%%%%%%%%%%%%
load('VHP_Teeth_upper11_M.mat');
PP = P';
tt = t';
Xshape = reshape(PP(1, tt(1:3,:)),[3,size(tt,2)]);
Yshape = reshape(PP(2, tt(1:3,:)),[3,size(tt,2)]);
Zshape = reshape(PP(3, tt(1:3,:)),[3,size(tt,2)]);
patch(Xshape, Yshape, Zshape, [1 0.75 0.65], 'EdgeColor', 'k', 'FaceAlpha', 1,'FaceColor', [1 0 0]);
count = count + size(t,1);
%%%%%%%%%%%%%%%%%%%%%%%%%%%%%%%%%%%%%%%%%%%%%%%%
load('VHP_Teeth_upper11_M.mat');
PP = P';
tt = t';
Xshape = reshape(PP(1, tt(1:3,:)),[3,size(tt,2)]);
Yshape = reshape(PP(2, tt(1:3,:)),[3,size(tt,2)]);
Zshape = reshape(PP(3, tt(1:3,:)),[3,size(tt,2)]);
patch(Xshape, Yshape, Zshape, [1 0.75 0.65], 'EdgeColor', 'k', 'FaceAlpha', 1,'FaceColor', [1 0 0]);
count = count + size(t,1);
%%%%%%%%%%%%%%%%%%%%%%%%%%%%%%%%%%%%%%%%%%%%%%%%
load('VHP_Teeth_upper12_M.mat');
PP = P';
tt = t';
Xshape = reshape(PP(1, tt(1:3,:)),[3,size(tt,2)]);
Yshape = reshape(PP(2, tt(1:3,:)),[3,size(tt,2)]);
Zshape = reshape(PP(3, tt(1:3,:)),[3,size(tt,2)]);
patch(Xshape, Yshape, Zshape, [1 0.75 0.65], 'EdgeColor', 'k', 'FaceAlpha', 1,'FaceColor', [1 0 0]);
count = count + size(t,1);
%%%%%%%%%%%%%%%%%%%%%%%%%%%%%%%%%%%%%%%%%%%%%%%%
load('VHP_Teeth_upper13_M.mat');
PP = P';
tt = t';
Xshape = reshape(PP(1, tt(1:3,:)),[3,size(tt,2)]);
Yshape = reshape(PP(2, tt(1:3,:)),[3,size(tt,2)]);
Zshape = reshape(PP(3, tt(1:3,:)),[3,size(tt,2)]);
patch(Xshape, Yshape, Zshape, [1 0.75 0.65], 'EdgeColor', 'k', 'FaceAlpha', 1,'FaceColor', [1 0 0]);
count = count + size(t,1);
%%%%%%%%%%%%%%%%%%%%%%%%%%%%%%%%%%%%%%%%%%%%%%%%
load('VHP_Teeth_upper14_M.mat');
PP = P';
tt = t';
Xshape = reshape(PP(1, tt(1:3,:)),[3,size(tt,2)]);
Yshape = reshape(PP(2, tt(1:3,:)),[3,size(tt,2)]);
Zshape = reshape(PP(3, tt(1:3,:)),[3,size(tt,2)]);
patch(Xshape, Yshape, Zshape, [1 0.75 0.65], 'EdgeColor', 'k', 'FaceAlpha', 1,'FaceColor', [1 0 0]);
count = count + size(t,1);
%%%%%%%%%%%%%%%%%%%%%%%%%%%%%%%%%%%%%%%%%%%%%%%%
load('VHP_Teeth_upper15_M.mat');
PP = P';
tt = t';
Xshape = reshape(PP(1, tt(1:3,:)),[3,size(tt,2)]);
Yshape = reshape(PP(2, tt(1:3,:)),[3,size(tt,2)]);
Zshape = reshape(PP(3, tt(1:3,:)),[3,size(tt,2)]);
patch(Xshape, Yshape, Zshape, [1 0.75 0.65], 'EdgeColor', 'k', 'FaceAlpha', 1,'FaceColor', [1 0 0]);
count = count + size(t,1);
%%%%%%%%%%%%%%%%%%%%%%%%%%%%%%%%%%%%%%%%%%%%%%%%
load('VHP_Teeth_upper16_M.mat');
PP = P';
tt = t';
Xshape = reshape(PP(1, tt(1:3,:)),[3,size(tt,2)]);
Yshape = reshape(PP(2, tt(1:3,:)),[3,size(tt,2)]);
Zshape = reshape(PP(3, tt(1:3,:)),[3,size(tt,2)]);
patch(Xshape, Yshape, Zshape, [1 0.75 0.65], 'EdgeColor', 'k', 'FaceAlpha', 1,'FaceColor', [1 0 0]);
count = count + size(t,1);
%%%%%%%%%%%%%%%%%%%%%%%%%%%%%%%%%%%%%%%%%%%%%%%%
load('VHP_Teeth_upper2_M.mat');
PP = P';
tt = t';
Xshape = reshape(PP(1, tt(1:3,:)),[3,size(tt,2)]);
Yshape = reshape(PP(2, tt(1:3,:)),[3,size(tt,2)]);
Zshape = reshape(PP(3, tt(1:3,:)),[3,size(tt,2)]);
patch(Xshape, Yshape, Zshape, [1 0.75 0.65], 'EdgeColor', 'k', 'FaceAlpha', 1,'FaceColor', [1 0 0]);
count = count + size(t,1);
%%%%%%%%%%%%%%%%%%%%%%%%%%%%%%%%%%%%%%%%%%%%%%%%
load('VHP_Teeth_upper3_M.mat');
PP = P';
tt = t';
Xshape = reshape(PP(1, tt(1:3,:)),[3,size(tt,2)]);
Yshape = reshape(PP(2, tt(1:3,:)),[3,size(tt,2)]);
Zshape = reshape(PP(3, tt(1:3,:)),[3,size(tt,2)]);
patch(Xshape, Yshape, Zshape, [1 0.75 0.65], 'EdgeColor', 'k', 'FaceAlpha', 1,'FaceColor', [1 0 0]);
count = count + size(t,1);
%%%%%%%%%%%%%%%%%%%%%%%%%%%%%%%%%%%%%%%%%%%%%%%%
load('VHP_Teeth_upper4_M.mat');
PP = P';
tt = t';
Xshape = reshape(PP(1, tt(1:3,:)),[3,size(tt,2)]);
Yshape = reshape(PP(2, tt(1:3,:)),[3,size(tt,2)]);
Zshape = reshape(PP(3, tt(1:3,:)),[3,size(tt,2)]);
patch(Xshape, Yshape, Zshape, [1 0.75 0.65], 'EdgeColor', 'k', 'FaceAlpha', 1,'FaceColor', [1 0 0]);
count = count + size(t,1);
%%%%%%%%%%%%%%%%%%%%%%%%%%%%%%%%%%%%%%%%%%%%%%%%
load('VHP_Teeth_upper5_6_M.mat');
PP = P';
tt = t';
Xshape = reshape(PP(1, tt(1:3,:)),[3,size(tt,2)]);
Yshape = reshape(PP(2, tt(1:3,:)),[3,size(tt,2)]);
Zshape = reshape(PP(3, tt(1:3,:)),[3,size(tt,2)]);
patch(Xshape, Yshape, Zshape, [1 0.75 0.65], 'EdgeColor', 'k', 'FaceAlpha', 1,'FaceColor', [1 0 0]);
count = count + size(t,1);
%%%%%%%%%%%%%%%%%%%%%%%%%%%%%%%%%%%%%%%%%%%%%%%%
load('VHP_Teeth_upper7_8_M.mat');
PP = P';
tt = t';
Xshape = reshape(PP(1, tt(1:3,:)),[3,size(tt,2)]);
Yshape = reshape(PP(2, tt(1:3,:)),[3,size(tt,2)]);
Zshape = reshape(PP(3, tt(1:3,:)),[3,size(tt,2)]);
patch(Xshape, Yshape, Zshape, [1 0.75 0.65], 'EdgeColor', 'k', 'FaceAlpha', 1,'FaceColor', [1 0 0]);
count = count + size(t,1);
%%%%%%%%%%%%%%%%%%%%%%%%%%%%%%%%%%%%%%%%%%%%%%%%
load('VHP_Teeth_upper9_10_M.mat');
PP = P';
tt = t';
Xshape = reshape(PP(1, tt(1:3,:)),[3,size(tt,2)]);
Yshape = reshape(PP(2, tt(1:3,:)),[3,size(tt,2)]);
Zshape = reshape(PP(3, tt(1:3,:)),[3,size(tt,2)]);
patch(Xshape, Yshape, Zshape, [1 0.75 0.65], 'EdgeColor', 'k', 'FaceAlpha', 1,'FaceColor', [1 0 0]);
count = count + size(t,1);
%%%%%%%%%%%%%%%%%%%%%%%%%%%%%%
load('VHP_Tibia_left_M.mat');
PP = P';
tt = t';
Xshape = reshape(PP(1, tt(1:3,:)),[3,size(tt,2)]);
Yshape = reshape(PP(2, tt(1:3,:)),[3,size(tt,2)]);
Zshape = reshape(PP(3, tt(1:3,:)),[3,size(tt,2)]);
patch(Xshape, Yshape, Zshape, [1 0.75 0.65], 'EdgeColor', 'k', 'FaceAlpha', 0.5,'FaceColor', [0.87 0.49 0]);
count = count + size(t,1);
%%%%%%%%%%%%%%%%%%%%%%%%%%%%%%%
load('VHP_Tibia_right_M.mat');
PP = P';
tt = t';
Xshape = reshape(PP(1, tt(1:3,:)),[3,size(tt,2)]);
Yshape = reshape(PP(2, tt(1:3,:)),[3,size(tt,2)]);
Zshape = reshape(PP(3, tt(1:3,:)),[3,size(tt,2)]);
patch(Xshape, Yshape, Zshape, [1 0.75 0.65], 'EdgeColor', 'k', 'FaceAlpha', 0.5,'FaceColor', [0.87 0.49 0]);
count = count + size(t,1);
%%%%%%%%%%%%%%%%%%%%%%%%%%%%%%%%%%%%%%%%%%%%%%%%
load('VHP_Trabecular_lower_left_M.mat');
PP = P';
tt = t';
Xshape = reshape(PP(1, tt(1:3,:)),[3,size(tt,2)]);
Yshape = reshape(PP(2, tt(1:3,:)),[3,size(tt,2)]);
Zshape = reshape(PP(3, tt(1:3,:)),[3,size(tt,2)]);
patch(Xshape, Yshape, Zshape, [1 0.75 0.65], 'EdgeColor', 'none', 'FaceAlpha', 0.35,'FaceColor', 'y');
count = count + size(t,1);
%%%%%%%%%%%%%%%%%%%%%%%%%%%%%%%%%%%%%%%%%%%%%%%%
load('VHP_Trabecular_lower_right.mat');
PP = P';
tt = t';
Xshape = reshape(PP(1, tt(1:3,:)),[3,size(tt,2)]);
Yshape = reshape(PP(2, tt(1:3,:)),[3,size(tt,2)]);
Zshape = reshape(PP(3, tt(1:3,:)),[3,size(tt,2)]);
patch(Xshape, Yshape, Zshape, [1 0.75 0.65], 'EdgeColor', 'none', 'FaceAlpha', 0.35,'FaceColor', 'y');
count = count + size(t,1);
% %%%%%%%%%%%%%%%%%%%%%%%%%%%%%%%%%%%%%%%%%%%%%%%%
load('VHP_Trabecular_upper_left_SI.mat');
PP = P';
tt = t';
Xshape = reshape(PP(1, tt(1:3,:)),[3,size(tt,2)]);
Yshape = reshape(PP(2, tt(1:3,:)),[3,size(tt,2)]);
Zshape = reshape(PP(3, tt(1:3,:)),[3,size(tt,2)]);
patch(Xshape, Yshape, Zshape, [1 0.75 0.65], 'EdgeColor', 'none', 'FaceAlpha', 0.35,'FaceColor', 'y');
count = count + size(t,1);
%%%%%%%%%%%%%%%%%%%%%%%%%%%%%%%%%%%%%%%%%%%%%%%%
load('VHP_Trabecular_upper_right_SI.mat');
PP = P';
tt = t';
Xshape = reshape(PP(1, tt(1:3,:)),[3,size(tt,2)]);
Yshape = reshape(PP(2, tt(1:3,:)),[3,size(tt,2)]);
Zshape = reshape(PP(3, tt(1:3,:)),[3,size(tt,2)]);
patch(Xshape, Yshape, Zshape, [1 0.75 0.65], 'EdgeColor', 'none', 'FaceAlpha', 0.35,'FaceColor', 'y');
count = count + size(t,1);
%%%%%%%%%%%%%%%%%%%%%%%%%%%%%%%%%%%%%%%%%%%%%%%%
load('VHP_Ulna_Radius_left_M.mat');
PP = P';
tt = t';
Xshape = reshape(PP(1, tt(1:3,:)),[3,size(tt,2)]);
Yshape = reshape(PP(2, tt(1:3,:)),[3,size(tt,2)]);
Zshape = reshape(PP(3, tt(1:3,:)),[3,size(tt,2)]);
patch(Xshape, Yshape, Zshape, [1 0.75 0.65], 'EdgeColor', 'k', 'FaceAlpha', 1,'FaceColor', [1 0 0]);
count = count + size(t,1);
%%%%%%%%%%%%%%%%%%%%%%%%%%%%%%%%%%%%%%%%%%%%%%%%
load('VHP_Ulna_Radius_right_M.mat');
PP = P';
tt = t';
Xshape = reshape(PP(1, tt(1:3,:)),[3,size(tt,2)]);
Yshape = reshape(PP(2, tt(1:3,:)),[3,size(tt,2)]);
Zshape = reshape(PP(3, tt(1:3,:)),[3,size(tt,2)]);
patch(Xshape, Yshape, Zshape, [1 0.75 0.65], 'EdgeColor', 'k', 'FaceAlpha', 1,'FaceColor', [1 0 0]);
count = count + size(t,1);

disp('Total number of triangles:'); count
axis 'equal';  axis 'tight';
xlabel('x, mm'); ylabel('y, mm'); zlabel('z, mm');
view(0,0);
set(gcf,'Color','White');
axis off;
camroll(90);
cameratoolbar('Show');
camlight('headlight');




